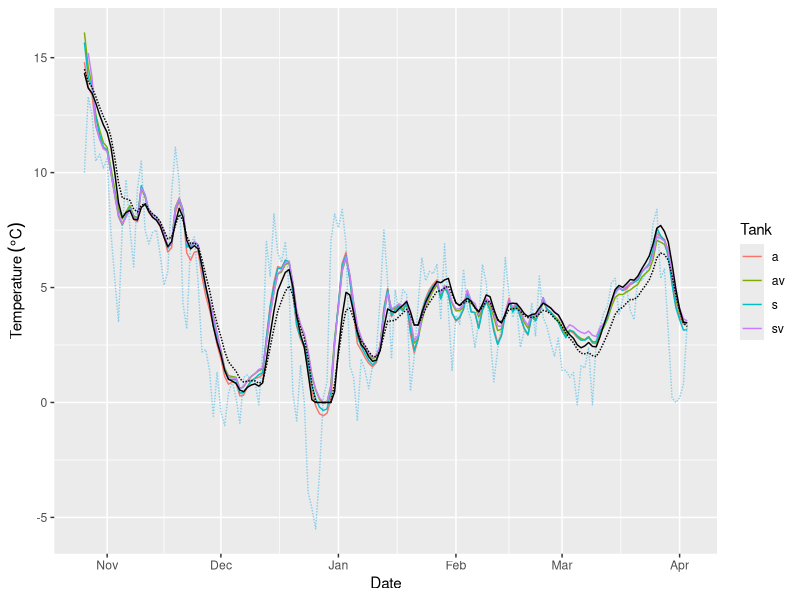

This chart was generated by the following R code:
# Plot STM results 

# Plotting package
library(ggplot2)

# Load data
meas <- read.csv('meas_temperature/output/temp_meas_day.csv')
pred <- read.csv('stm_output/small_temp.csv', skip = 2)
preddef <- read.csv('stm_output/def_temp.csv', skip = 2)

# Sort out dates
pred$year <- pred$year + 2020
preddef$year <- preddef$year + 2020
meas$date <- as.POSIXct(meas$date, format = '%Y-%m-%d')
pred$date <- as.POSIXct(paste(pred$doy, pred$year), format = '%j %Y')
preddef$date <- as.POSIXct(paste(preddef$doy, preddef$year), format = '%j %Y')

# Plot results
p <- ggplot(meas, aes(date, temp, colour = slurry)) +
  geom_line(data = pred, aes(date, air_temp), colour = 'skyblue', lty = '11') +
  geom_line() +
  geom_line(data = pred, aes(date, slurry_temp), colour = 'black') +
  geom_line(data = preddef, aes(date, slurry_temp), colour = 'black', lty = '11') +
  labs(x = 'Date', y = expression('Temperature'~(degree*C)), colour = 'Tank')
ggsave('plots/small_tank_temp.png', p, height = 5, width = 5)
